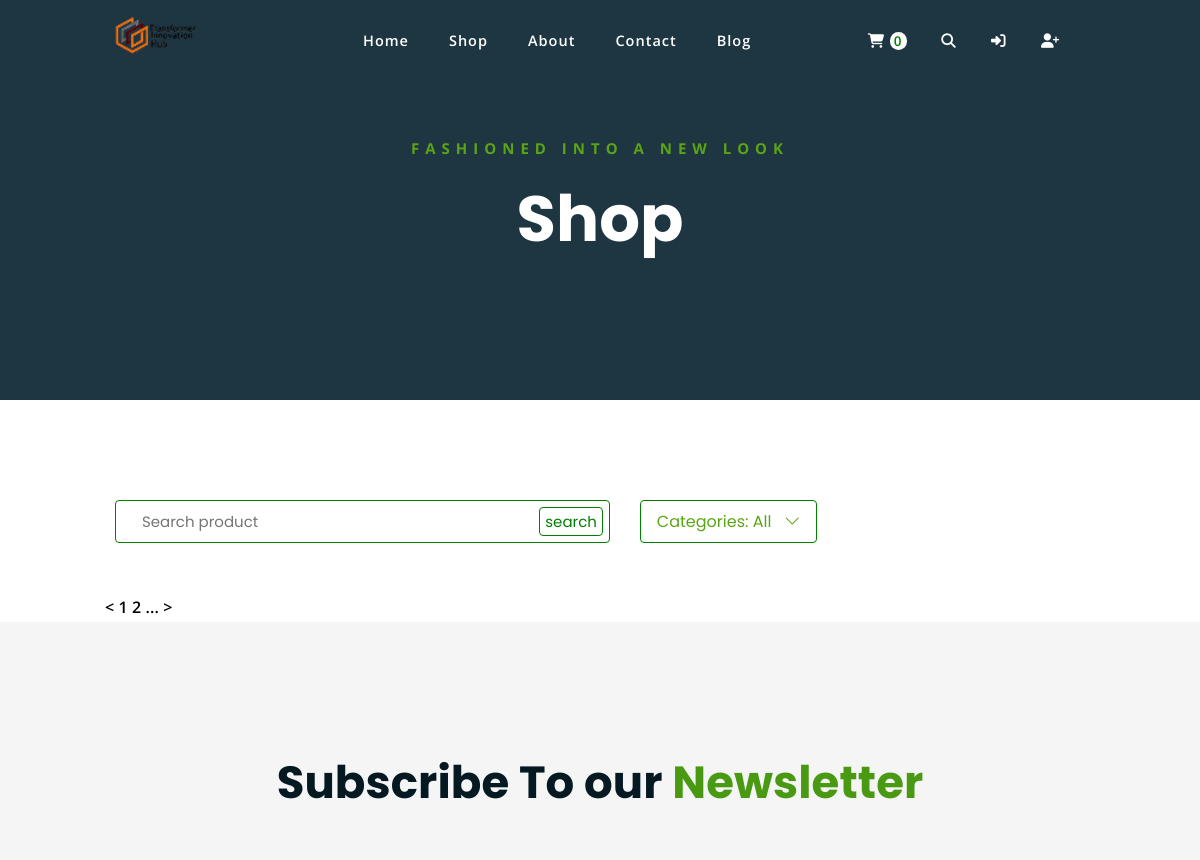
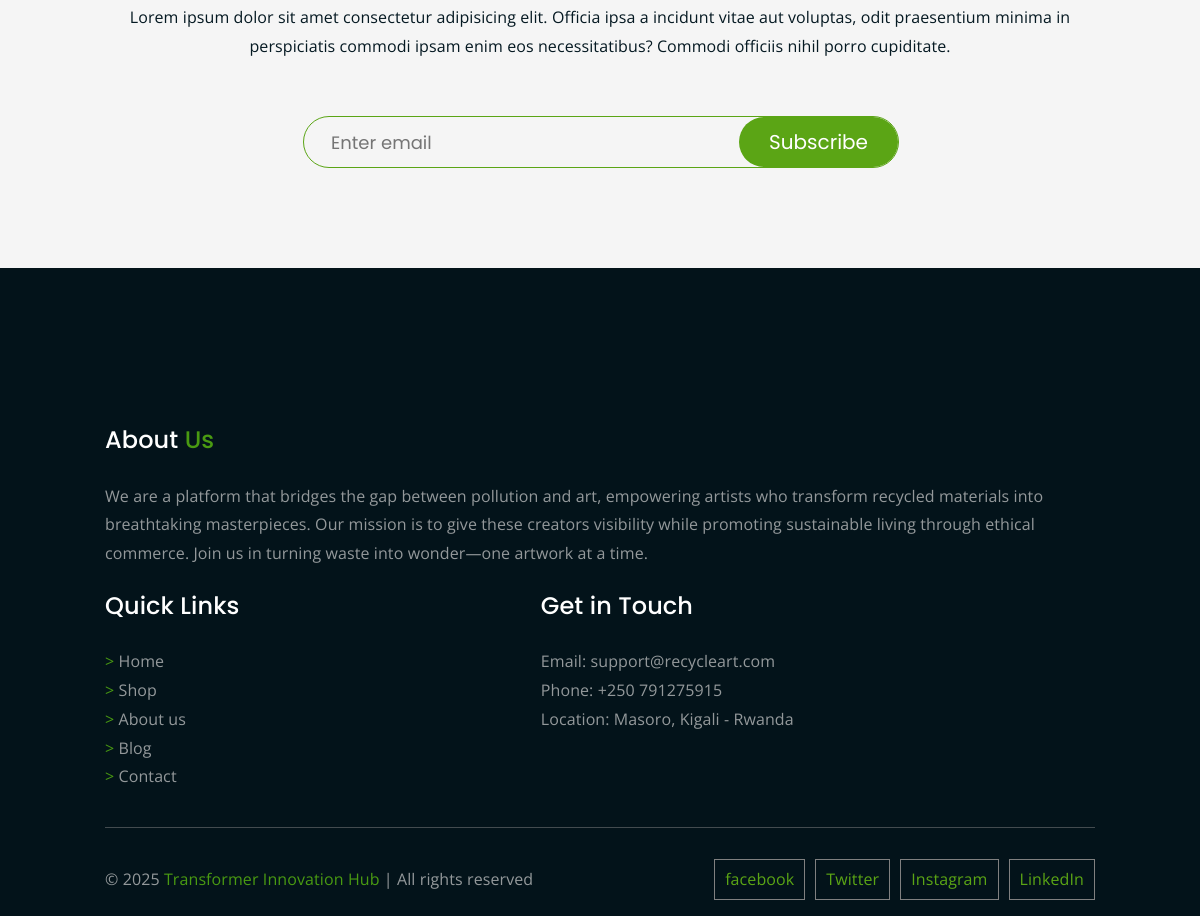
The page /shop on the database as committed earlier (2 pictures, top to bottom).
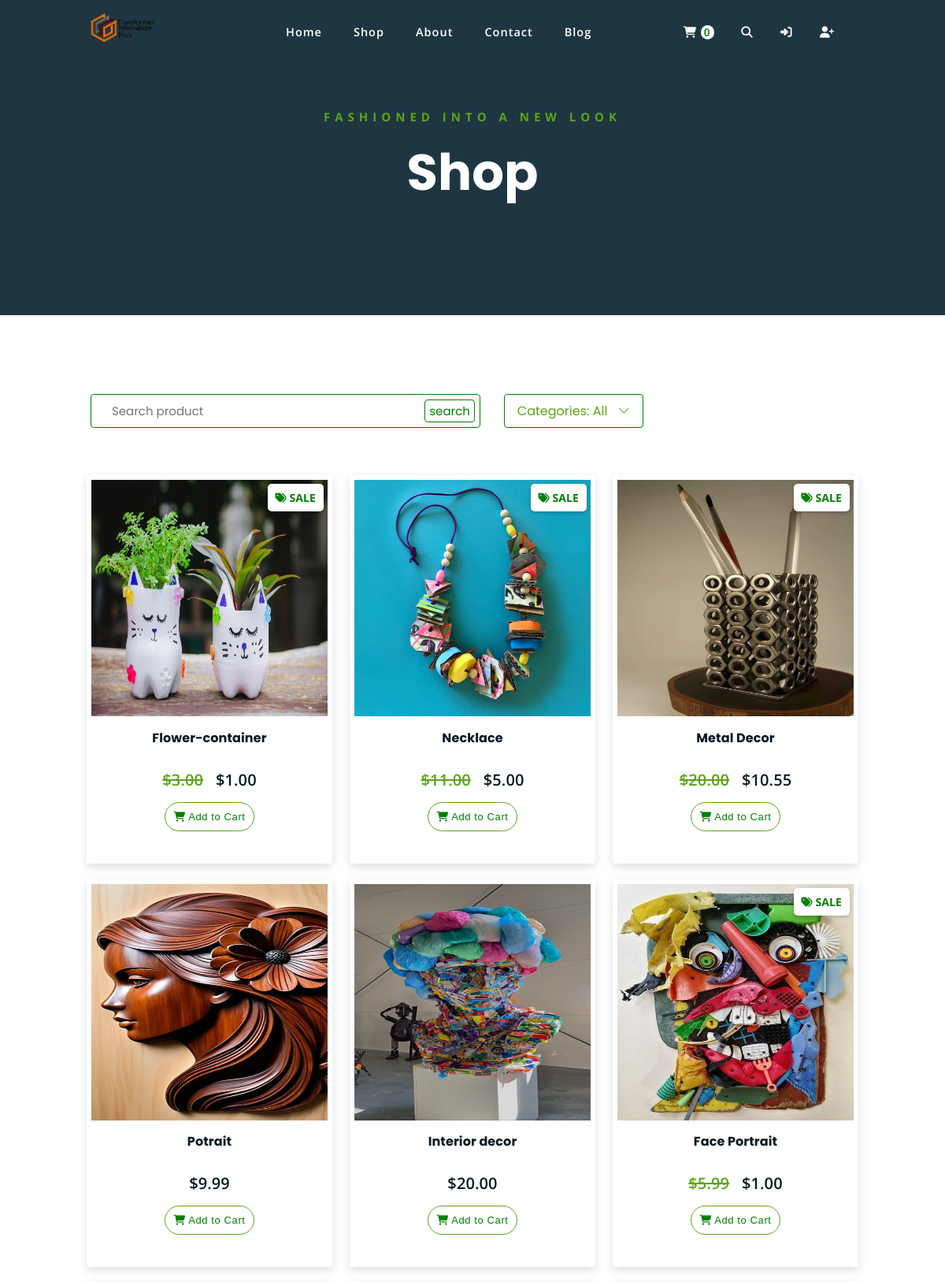
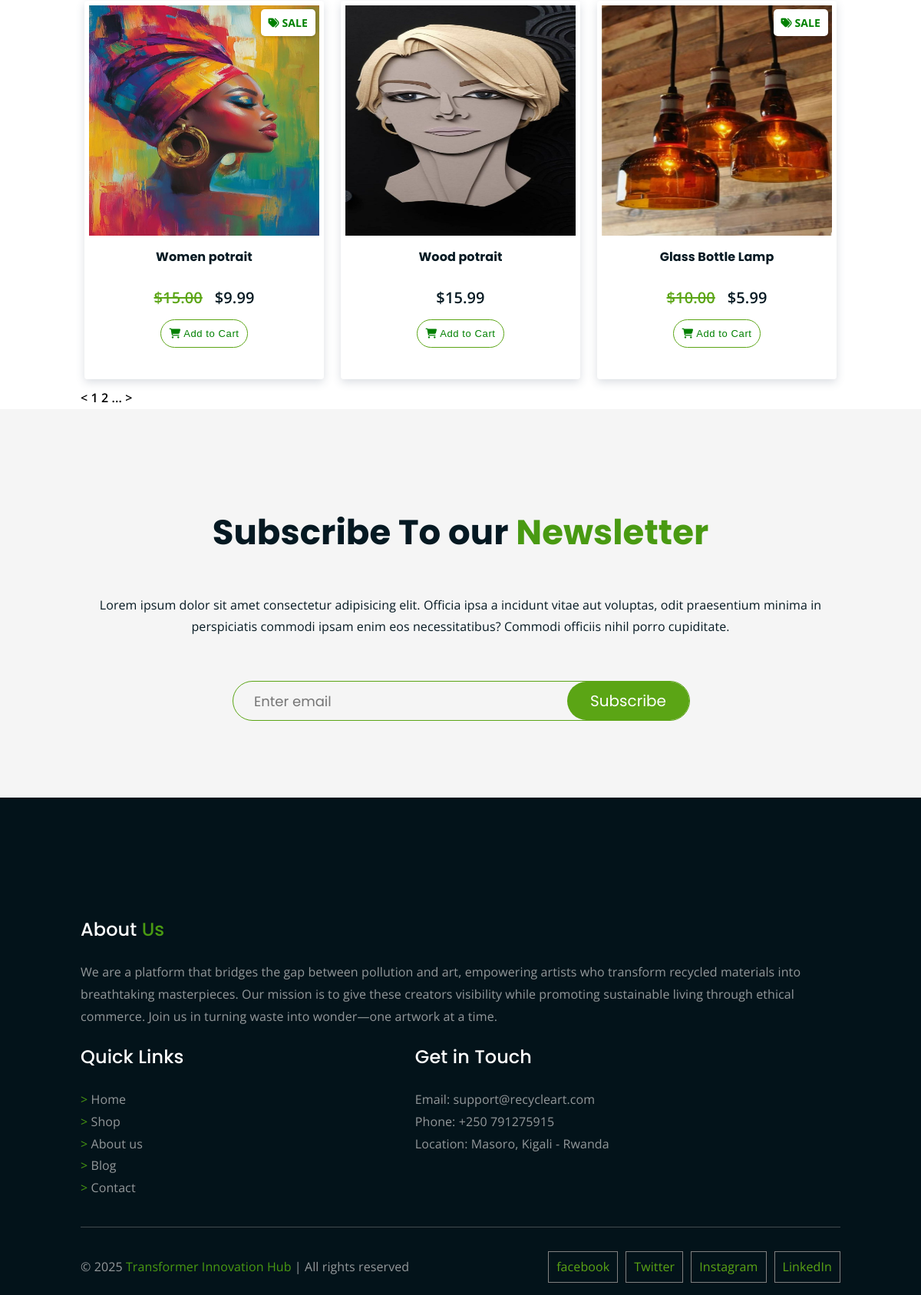
The same page on the database as committed later (2 pictures, top to bottom).
### webstore/models.py (models this page shows, shortened)
class Product(models.Model):
    name = models.CharField(max_length=50)
    price = models.DecimalField(default=0, decimal_places=2, max_digits=6)
    category = models.ForeignKey(Category, on_delete=models.CASCADE, default=1)
    description = models.CharField(max_length=240, blank=True, default="", null=True)
    image = models.ImageField(upload_to="uploads/product")
    is_sale = models.BooleanField(default=False)
    sale_price = models.DecimalField(default=0, decimal_places=2, max_digits=6)

### webstore/views.py (the view)
# urls.py: path("shop", views.store, name="shop"),
def store(request):
    products = Product.objects.all().order_by("-id")
    return render(request, "shop.html", {"products": products})

### cart/cart.py (called while the page is built)
    def __len__(self):
        return len(self.cart)

### cart/context_processors.py (called while the page is built)
def cart(request):
    return {"cart": Cart(request)}

### webstore/templates/shop.html (shortened to what this page needs)
{% extends 'layout.html' %} {% block title %}Shop - Innovation Hub{% endblock %}
{% block page_head %}
    <p class="subtitle">FASHIONED INTO A NEW LOOK</p>
    <h1>Shop</h1>
{% endblock %}
{% block page_content %}
<div class="search-filters">
  <div class="container">
    <div class="row search-row">
      <div class="search">
        <form action="">
          <input type="text" name="" id="" placeholder="Search product" />
          <input type="submit" name="" id="search-btn" value="search" />
        </form>
      </div>
      <div class="dropdown">
        {% if category %}
          <button class="dropbtn">Categories: {{ category }} &nbsp; <i class="bi bi-chevron-down"></i></button>
        {% else %}
          <button class="dropbtn">Categories: All &nbsp; <i class="bi bi-chevron-down"></i></button>
        {% endif %}
      </div>
    </div>
  </div>
</div>
    <div class="product-display">
        <div class="container">
            <div class="row">
                <div class="products-view">
                    {% for item in products %}
                        {% if item.is_sale %}
                            <div class="shop-product-item">
                              <a href="{% url 'webstore:product' item.id %}" class="shop-product-itm-ln">
                                <div class="shop-product-img">
                                    <span class="sale-badge"><i class="fas fa-tags"></i> Sale</span>
                                    <img src="{{ item.image.url }}" alt="">
                                </div>
                              </a>
                              <div class="shop-product-meta">
                                  <h4>{{ item.name }}</h4>
                                  <p class="product-price">
                                      <strike style="color: #5ba515;">${{ item.price }}</strike>
                                      &nbsp;
                                      ${{ item.sale_price }}
                                  </p>
                                  <button type="button" value="{{ item.id }}" class="add-to-cart" id="add-to-cart"><i class="fas fa-shopping-cart"></i> Add to Cart</button>
                              </div>
                            </div>
                        {% else %}
                            <div class="shop-product-item">
                              <a href="{% url 'webstore:product' item.id %}" class="shop-product-itm-ln">
                                <div class="shop-product-img">
                                    <img src="{{ item.image.url }}" alt="">
                                </div>
                              </a>
                              <div class="shop-product-meta">
                                  <h4>{{ item.name }}</h4>
                                  <p class="product-price">${{ item.price }}</p>
                                  <button type="button" value="{{ item.id }}" class="add-to-cart" id="add-to-cart"><i class="fas fa-shopping-cart"></i> Add to Cart</button>
                              </div>
                            </div>
                        {% endif %}
                    {% endfor %}
                </div>
            </div>
        </div>
    </div>
<div class="pages-change">
  <div class="container">
    <div class="row">
      <div class="pg-change-icon">
        <a href="#" class="pg-change-link"> < </a>
        <a href="#" class="pg-change-link"> 1 </a>
        <a href="#" class="pg-change-link"> 2 </a>
        <a href="#" class="pg-change-link"> ... </a>
        <a href="#" class="pg-change-link"> > </a>
      </div>
    </div>
  </div>
</div>
{% endblock %}

### webstore/templates/layout.html (shortened to what this page needs)
<!DOCTYPE html>
<html lang="en">
<head>
    <link rel="stylesheet" href="/static/styles/main.css">
    <link rel="stylesheet" href="/static/styles/all.css">
    <link rel="stylesheet" href="/static/styles/about-styles.css">
    <link rel="stylesheet" href="/static/styles/cart.css">
    <link rel="stylesheet" href="/static/styles/checkout.css">
    <link rel="stylesheet" href="/static/styles/contact.css">
    <link rel="stylesheet" href="/static/styles/shop.css">
    <link rel="stylesheet" href="/static/styles/single-product.css">
    <link rel="stylesheet" href="/static/styles/layout-styles.css">
    <link rel="stylesheet" href="https://cdnjs.cloudflare.com/ajax/libs/font-awesome/6.5.1/css/all.min.css">
    <link rel="stylesheet" href="https://cdn.jsdelivr.net/npm/bootstrap-icons/font/bootstrap-icons.css">
</head>
<body>
    {% include 'header.html' %}
    <div class="hero-area hero-bg overlay">
		<div class="container bg-container">
			<div class="row bg-row">
                <div class="text-container">
                    <div class="hero-text">
                        <div class="hero-text-tablecell">
                            {% block page_head %}
                            {% endblock %}
                        </div>
                    </div>
                </div>
			</div>
		</div>
	</div>
    {% block page_content%}
    {% endblock %}
    <div class="news-letter">
        <div class="container">
            <div class="row">
                <div class="news-letter-head">
                    <h3>Subscribe To our <span>Newsletter</span></h3>
                    <p>Lorem ipsum dolor sit amet consectetur adipisicing elit. Officia ipsa a incidunt vitae aut voluptas, odit praesentium minima in perspiciatis commodi ipsam enim eos necessitatibus? Commodi officiis nihil porro cupiditate.</p>
                </div>
            </div>
            <div class="row">
                <div class="subscribe-form">
                    <form action="" class="home-form">
                        <input type="text" name="" id="email-field" placeholder="Enter email">
                        <input type="submit" value="Subscribe" id="submit-button">
                    </form>
                </div>
            </div>
        </div>
    </div>
    {% include 'footer.html' %}
</body>
</html>

### webstore/templates/header.html (shortened to what this page needs)
    {% load static %}
	<div class="top-header-area" id="sticker">
		<div class="container">
			<div class="row">
				<div class="menu-content">
					<div class="main-menu-wrap">
						<div class="site-logo">
							<a href="{% url 'webstore:home' %}">
								<img src="{% static 'img/logo.png' %}" alt="logo" width="100px">
							</a>
						</div>
						<nav class="main-menu">
							<ul class="nav-link">
                                <li><a href="{% url 'webstore:home' %}">Home</a></li>
								<li><a href="{% url 'webstore:shop' %}">Shop</a></li>
								<li><a href="{% url 'webstore:about' %}">About</a></li>
								<li><a href="{% url 'webstore:contact' %}">Contact</a></li>
								<li><a href="#blog">Blog</a></li>
							</ul>
                            <ul class="nav-icon">
                                <li class="icons">
									<div class="header-icons">
										<a class="shopping-cart" href="{% url 'cart_summary' %}">
											<i class="fas fa-shopping-cart"></i>
											<span id="cart_quantity" style="color: green;
											background-color: white;
											font-size: 13.5px;
											padding: 0px 4px;
											border-radius: 50px;
											margin: 0;
											text-align: center;">{{ cart|length }}</span>
										</a>
										<a class="search-bar-icon" href="#"><i class="fas fa-search"></i></a>
										{% if user.is_authenticated %}
                                        	<a href="{% url 'webstore:logout_user' %}"><i class="fas fa-sign-out-alt"></i></a>
										{% else %}
											<a href="{% url 'webstore:login_user' %}"><i class="fas fa-sign-in-alt"></i></a>
											<a class="shopping-cart" href="{% url 'webstore:register_user' %}"><i class="fa fa-user-plus"></i></a>
										{% endif %}
									</div>
								</li>
                            </ul>
						</nav>
					</div>
				</div>
			</div>
		</div>
	</div>

### webstore/templates/footer.html
<footer class="main-footer">
    <div class="container">
        <div class="row">
            <div class="footer-tabs">
                <div class="upper-footer">
                    <div class="footer-section">
                        <h2 class="footer-heading">About <span>Us</span></h2>
                        <p>We are a platform that bridges the gap between pollution and
                            art, empowering artists who transform recycled materials into
                            breathtaking masterpieces. Our mission is to give these
                            creators visibility while promoting sustainable living through
                            ethical commerce. Join us in turning waste into wonder—one
                            artwork at a time.</p>
                    </div>
                    <div class="footer-section">
                        <h2 class="footer-heading">Quick Links</h2>
                        <ul>
                            <li><span>> </span><a href="{% url 'webstore:home' %}">Home</a></li>
                            <li><span>> </span><a href="{% url 'webstore:shop' %}">Shop</a></li>
                            <li><span>> </span><a href="{% url 'webstore:about' %}">About us</a></li>
                            <li><span>> </span><a href="#blog">Blog</a></li>
                            <li><span>> </span><a href="{% url 'webstore:contact' %}">Contact</a></li>
                        </ul>
                    </div>
                    <div class="footer-section">
                        <h2 class="footer-heading">Get in Touch</h2>
                        <ul>
                            <li>Email: support@recycleart.com</li>
                            <li>Phone: +250 791275915</li>
                            <li>Location: Masoro, Kigali - Rwanda</li>
                        </ul>
                    </div>
                </div>
                <div class="copyright">
                    <div><p> &copy; 2025 <span>Transformer Innovation Hub</span> | All rights reserved</p></div>
                    <div class="social-icon">
                        <ul>
                            <li>facebook</li>
                            <li>Twitter</li>
                            <li>Instagram</li>
                            <li>LinkedIn</li>
                        </ul>
                    </div>
                </div>
            </div>
        </div>
    </div>
</footer>

### webstore/static/styles/main.css (style rules this page uses)
.top-header-area { position: fixed; top: 0; left: 0; width: 100%; padding: 10px 0px; background-color: transparent; transition: background-color 0.3s ease-in-out; z-index: 10000; }
.menu-content { width: 100%; }
.main-menu-wrap { display: flex; justify-content: space-between; }
.main-menu { width: 80%; display: flex; }
.main-menu ul { display: flex; }
.site-logo { display: flex; align-items: center; }
.nav-icon { flex-grow: 1; justify-content: end; }
.nav-icon li .header-icons a { padding: 0px 15px; }
.main-menu ul li { list-style-type: none; padding: 0px 20px; }
.main-menu ul li a { letter-spacing: 1px; color: white; font-size: 14.5px; }
.news-letter { flex-grow: 1; background-color: #f5f5f5; padding: 100px 0px; }
.news-letter-head { width: 100%; text-align: center; }
.news-letter-head h3 { font-size: 45px; padding-top: 20px; padding-bottom: 20px; }
.subscribe-form { margin: 0px auto; width: 60%; }
.home-form { display: flex; border-radius: 50px; border: 0.5px solid #5ba515; width: 100%; justify-content: space-between; }
#email-field { font-family: 'Poppins'; font-size: 18px; outline: none; border: 0; background-color: #f5f5f5; margin-left: 25px; width: 70%; }
#submit-button { font-family: 'Poppins'; font-size: 20px; outline: none; border-radius: 50px; border: 0; color: white; background-color: #5ba515; padding: 10px 30px; }
.news-letter-head p { padding-bottom: 40px; }
.main-footer { background-color: #03131A; color: rgba(211, 211, 211, 0.699); padding-top: 150px; }
.main-footer p { color: rgba(211, 211, 211, 0.699); }
.footer-heading { color:white; font-weight: 500; }
.footer-section { flex-grow: 1; }
.footer-section ul { padding-left: 0; }
.footer-section p { color: rgba(211, 211, 211, 0.699); }
.footer-section ul li { list-style: none; }
.footer-section ul li a { color: rgba(211, 211, 211, 0.699); font-weight: 400; }
.footer-tabs { display: flex; flex-direction: column; flex-wrap: wrap; }
.upper-footer { display: flex; flex-wrap: wrap; padding-bottom: 20px; }
.copyright { display: flex; justify-content: space-between; flex-wrap: wrap; border-top: 1px solid rgba(128, 128, 128, 0.515); padding-top: 15px; align-items: center; }
.social-icon ul li { list-style: none; border: 1px solid grey; margin-left: 10px; padding: 5px 10px; color: #5ba515; }
.social-icon ul { display: flex; flex-wrap: wrap; }

### webstore/static/styles/all.css (style rules this page uses)
body { font-family: "Open Sans", sans-serif; font-size: 1rem; letter-spacing: 0.1px; line-height: 1.8; margin: 0; padding: 0; }
h1, .h1, h2, .h2, h3, .h3, h4, .h4, h5, .h5, h6, .h6 { font-family: "Poppins", sans-serif; font-weight: 700; margin: 0 0 1.25rem 0; color: #051922; }
span { color: #499a12; }
.row { display: flex; flex-wrap: wrap; margin-left: -15px; margin-right: -15px; }
@media (min-width: 992px) { .container { max-width: 960px; } }
.container { margin-left: auto; margin-right: auto; width: 100%; padding-left: 15px; padding-right: 15px; }
a { text-decoration: none; color: black; font-weight: 600; }
p { font-family: "Open Sans", sans-serif; font-weight: 400; font-size: 1rem; letter-spacing: 0.1px; line-height: 1.8; color: #051922; }

### webstore/static/styles/checkout.css (style rules this page uses)
form { text-align: center; }

### webstore/static/styles/layout-styles.css (style rules this page uses)
.hero-area { position: relative; }
.hero-bg { background-color: rgba(7, 33, 46, 0.841); background-size: cover; background-position: center; background-repeat: no-repeat; background-attachment: fixed; width: 100%; height: 400px; }
.bg-container, .bg-row { height: 100%; }
.hero-area::before { content: ""; position: absolute; top: 0; left: 0; width: 100%; height: 100%; background-color: #07212e; opacity: 0.4; }
.text-container { position: relative; z-index: 1; width: 100%; height: 100%; text-align: center; display: flex; flex-direction: column; align-items: center; justify-content: center; }
.hero-text { z-index: 9999; }
.hero-text h1 { font-size: 64px; font-weight: 700; line-height: 1.3; color: white; }
.hero-text p.subtitle { color: #5ba515; font-weight: 700; font-size: 15px; letter-spacing: 6px; line-height: 1.8; }

Rows that differ between the two databases and show on the page:
added Product: image (picture), name "Flower-container", price "3.00", sale_price "1.00", {{ item.id }} 10 (drawn)
added Product: image (picture), name "Necklace", price "11.00", sale_price "5.00", {{ item.id }} 9 (drawn)
added Product: image (picture), name "Metal Decor", price "20.00", sale_price "10.55", {{ item.id }} 8 (drawn)
added Product: image (picture), name "Potrait", price "9.99", {{ item.id }} 7 (drawn)
added Product: image (picture), name "Interior decor", price "20.00", {{ item.id }} 5 (drawn)
added Product: image (picture), name "Face Portrait", price "5.99", sale_price "1.00", {{ item.id }} 4 (drawn)
added Product: image (picture), name "Women potrait", price "15.00", sale_price "9.99", {{ item.id }} 3 (drawn)
added Product: image (picture), name "Wood potrait", price "15.99", {{ item.id }} 2 (drawn)
added Product: image (picture), name "Glass Bottle Lamp", price "10.00", sale_price "5.99", {{ item.id }} 1 (drawn)
